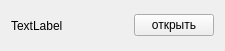
<?xml version="1.0" encoding="UTF-8"?>
<ui version="4.0">
 <class>user_element</class>
 <widget class="QWidget" name="user_element">
  <property name="geometry">
   <rect>
    <x>0</x>
    <y>0</y>
    <width>225</width>
    <height>51</height>
   </rect>
  </property>
  <property name="windowTitle">
   <string>user_element</string>
  </property>
  <layout class="QHBoxLayout" name="horizontalLayout" stretch="1,0">
   <item>
    <widget class="QLabel" name="user">
     <property name="text">
      <string>TextLabel</string>
     </property>
    </widget>
   </item>
   <item>
    <widget class="QPushButton" name="pushButton">
     <property name="text">
      <string>открыть</string>
     </property>
    </widget>
   </item>
  </layout>
 </widget>
 <resources/>
 <connections/>
</ui>
